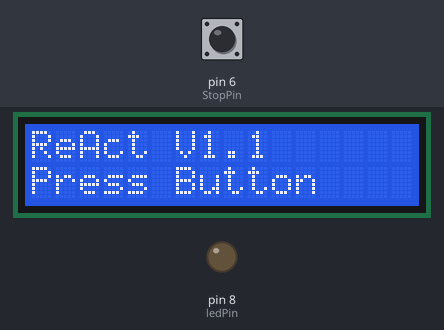
Bench run of a sketch on a simulated Arduino Uno, built with avr-gcc and run on an emulated ATmega328P. Parts: 16×2 character LCD, output pins drawn as LEDs (lit = HIGH). The test bench sets the inputs (shaded band); at power-on: pin 6 (StopPin) HIGH. Random numbers use the default seed unless the sketch sets one; what the sketch prints to the serial monitor is not drawn.

Above: at 2.2 s.
2.3 s: pin 6 (StopPin) pulled LOW for 0.15 s
At 2.9 s:
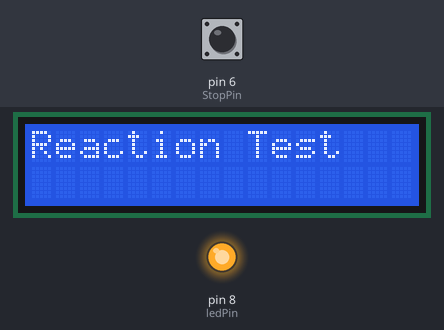
5.4 s: pin 6 (StopPin) pulled LOW for 3.2 s
At 9.9 s:
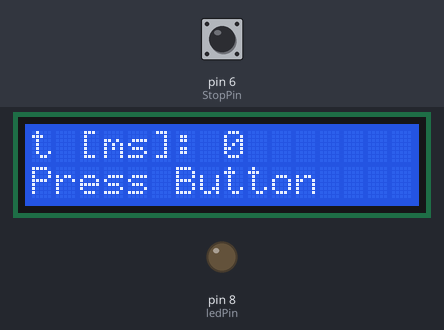
10.2 s: pin 6 (StopPin) pulled LOW for 1 s
At 11.4 s:
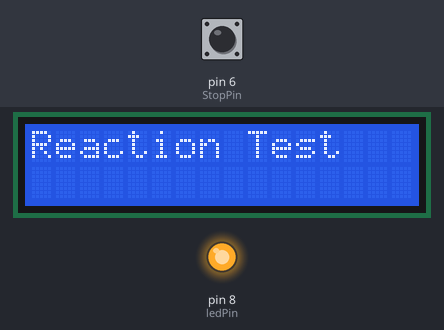
14.2 s: pin 6 (StopPin) pulled LOW for 0.15 s
At 14.6 s:
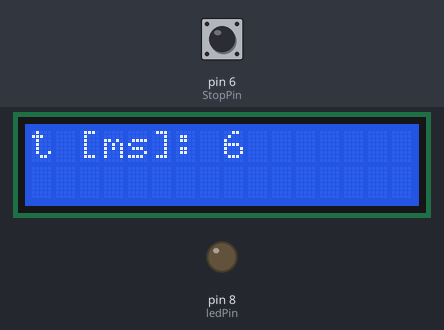
Timing chart, 0 to 17.2 s (numbered marks = the images above; inputs shaded):
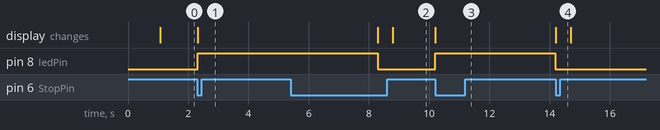

The sketch:

ReAct.ino
```cpp
/*

 ReAct

 Uses an LCD via LiquidCrystal to display

 Once an LED gets off after random time, press button as quickly as possible as possibel to measure reaction time

 Demonstrates the use a 16x2 LCD display.  The LiquidCrystal
 library works with all LCD displays that are compatible with the
 Hitachi HD44780 driver. There are many of them out there, and you
 can usually tell them by the 16-pin interface.

  The circuit:
 * LCD RS pin to digital pin 12
 * LCD Enable pin to digital pin 11
 * LCD D4 pin to digital pin 5
 * LCD D5 pin to digital pin 4
 * LCD D6 pin to digital pin 3
 * LCD D7 pin to digital pin 2
 * LCD R/W pin to ground
 * LCD VSS pin to ground
 * LCD VCC pin to 5V
 * 10K resistor:
 * ends to +5V and ground
 * wiper to LCD VO pin (pin 3)

For LiquidCrystal check:

 http://www.arduino.cc/en/Tutorial/LiquidCrystalHelloWorld

*/

// include the library code:
#include <LiquidCrystal.h>

// initialize the library by associating any needed LCD interface pin
// with the arduino pin number it is connected to
const int rs = 12, en = 11, d4 = 5, d5 = 4, d6 = 3, d7 = 2;
LiquidCrystal lcd(rs, en, d4, d5, d6, d7);

//#define ledPin  LED_BUILTIN                 // LED connected to digital pin 13
#define ledPin 8
#define StopPin 6                  // via button
#define WAITING 0
#define REACTION 1

int imode;
long RandomAt;
long now;

void setup() {
  Serial.begin(115200);
  //Get some noise from unconnected analog input
  randomSeed(analogRead(0));
  pinMode(StopPin, INPUT);
  digitalWrite(StopPin, HIGH);
  Serial.print("ReAct 1.0\n");
  // set up the LCD's number of columns and rows:
  lcd.begin(16, 2);
  // Print a message to the LCD.
  lcd.print("ReAct V1.1");
  lcd.setCursor(0,1);
  lcd.print("CW Aug 2018");
  pinMode(ledPin, OUTPUT);         // sets the digital pin as output
  digitalWrite(ledPin, LOW);
  delay(1000);
  imode=WAITING;
}

void ReactionTest(long t_start){
  long t_react;
  while(digitalRead(StopPin)==HIGH)
    ;;
  now=millis();
  t_react=now-t_start;
  Serial.print("Reaction: ");
  Serial.print(t_react);
  Serial.println(" ms");
  lcd.clear();
  lcd.print("t [ms]: ");
  //lcd.setCursor(6,0);
  lcd.print(t_react);
}

void loop() {
  if (imode==WAITING){
     Serial.println("Press button");
     lcd.setCursor(0,1);
     lcd.print("Press Button   ");
     while(digitalRead(StopPin)==HIGH){
       now=millis();
       RandomAt=now+random(2,10)*1000;
       delay(10);
     }
     lcd.clear();
     lcd.print("Reaction Test   ");
     lcd.setCursor(0,1);
     lcd.print("                ");
     imode=REACTION;
     digitalWrite(ledPin, HIGH);
  }
  now=millis();
  if ( now > RandomAt){
    Serial.print("ReAct Test start!\n");
    digitalWrite(ledPin, LOW);
    now=millis();
    ReactionTest(now);
    imode=WAITING;
    delay(500);
  }
}
```

Measured:
- after the input at 2.3 s, pin 8 (ledPin): LOW → HIGH at once; the display: changes at once (image 1)
- after the input at 5.4 s, the display: first changes after 2.9 s (image 2 shows a later state)
- after the input at 10.2 s, pin 8 (ledPin): LOW → HIGH at once, → LOW 4.0 s later; the display: changes at once (image 3)
- after the input at 14.2 s, the display: changes at once (image 4)
